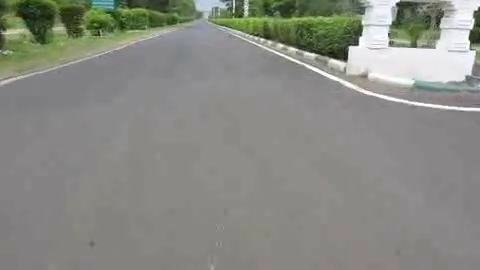
#> input picture frame 105 of data/road3.mp4, 480 x 270 px, given in place of road2.mp4, which was not available
$ python pract.py
#> lines starting #> are read from the running program, lines starting #| are printed output that depends on the picture; after the words box and inside, x2 and y2 are one past the last pixel; in counts of white or black regions, pixels touching at a corner belong together; pictures that were not available may be replaced by others from this repository, and a replacement may not be noted
import cv2
import numpy as np


def initialPreProcess(img):
    # reduce noise and smoothen images and detect edges
    imgGray = cv2.cvtColor(img, cv2.COLOR_BGR2GRAY)
    imgBlur = cv2.GaussianBlur(imgGray, (5, 5), 0)
    # when there is a drastic change in the pixel values
    # then we can say that there is an edge
    imgCanny = cv2.Canny(imgBlur, 50, 150)
    return imgCanny


# [11 lines left out: function regionOfInterest, not called in this run]


def displayLines(img, lines):
    lineImg = np.zeros_like(img)
    if lines is not None:
        for line in lines:
            x1, y1, x2, y2 = line.reshape(4)
            cv2.line(lineImg, (x1, y1), (x2, y2), (255, 0, 0), 10)
    return lineImg


# [29 lines left out: functions makeCoOrdinates, averageSlopeIntercept, not called in this run]


def roadEdgeLiner(image):
    imgEdged = initialPreProcess(laneImg)
    return image


cap = cv2.VideoCapture(r'../data/road2.mp4')
result = cv2.VideoWriter('../results/processedLane1.avi',
                         cv2.VideoWriter_fourcc(*'MJPG'),
                         10, (int(cap.get(3)), int(cap.get(4))))
while True:
    _, img = cap.read()
#> img is the input picture: shape (270, 480, 3); mean B, G, R 131.6, 138.4, 137
    laneImg = np.copy(img)
    imgEdged = initialPreProcess(laneImg)
#> in initialPreProcess, `imgGray = cv2.cvtColor(img, cv2.COLOR_BGR2GRAY)`:
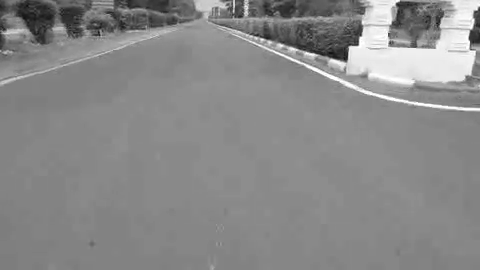
#> imgGray: shape (270, 480); min 16, max 255, mean 137.2
#> in initialPreProcess, `imgCanny = cv2.Canny(imgBlur, 50, 150)`:
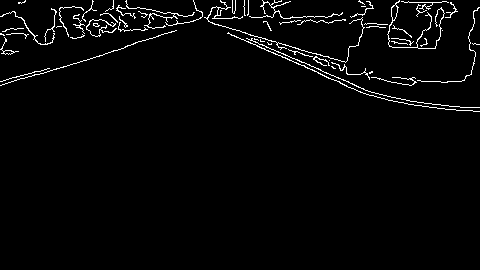
#> imgCanny: shape (270, 480); 2.7% white in thin lines or dots, all inside (x1, y1, x2, y2) = (0, 0, 480, 112)
    # imgROI = regionOfInterest(imgEdged)
    # imgLines = cv2.HoughLinesP(imgROI, 2, np.pi / 180, 100, np.array([]), minLineLength=40, maxLineGap=5)
    imgLines = cv2.HoughLinesP(imgEdged, 2, np.pi / 180, 100, np.array([]), minLineLength=40, maxLineGap=5)
#> imgLines = [[231, 35, 289, 59], [268, 40, 345, 62], [38, 74, 123, 48], [273, 49, 371, 92], [289, 50, 345, 66], [99, 31, 154, 28], [242, 32, 343, 61], [135, 42, 176, 30], [291, 60, 331, 79], [375, 93, 425, 103]]
    # [8 lines of commented-out code are left out]
    imgDrawn = displayLines(laneImg, imgLines)
#> the loop in displayLines, `for line in lines:` made 10 passes
#> after the loop in displayLines, `for line in lines:`:
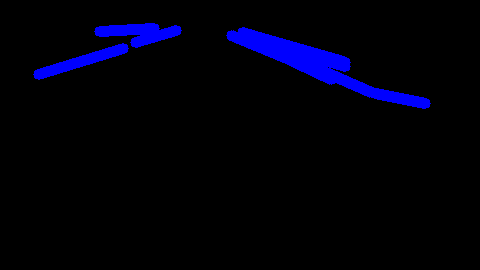
#> lineImg: shape (270, 480, 3); mean of channels 0, 1, 2 12.1, 0, 0; drawn as B, G, R
    imgCombined = cv2.addWeighted(laneImg, 0.8, imgDrawn, 1, 1)
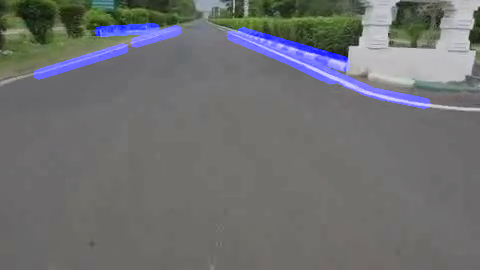
#> imgCombined: shape (270, 480, 3); mean B, G, R 113.1, 111.7, 110.6
    # displaying the lanes drawn on black images to the real image
    cv2.imshow("window", imgCombined)
    result.write(imgCombined)
    if cv2.waitKey(3) & 0xFF == ord('q'):
#> (key q is pressed here)
        break
cap.release()
result.release()
cv2.destroyAllWindows()

# [14 lines of commented-out code are left out]

$ run again, starting later in the video
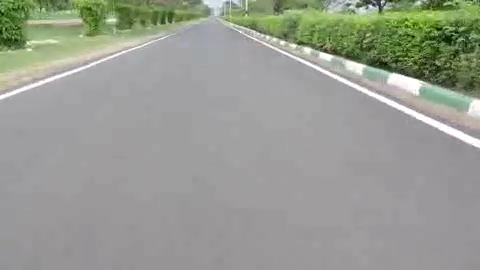
#> input picture frame 473 of data/road3.mp4, 480 x 270 px, given in place of road2.mp4, which was not available
#> img is the input picture: shape (270, 480, 3); mean B, G, R 146.7, 156.1, 152.6
#> in initialPreProcess, `imgCanny = cv2.Canny(imgBlur, 50, 150)`:
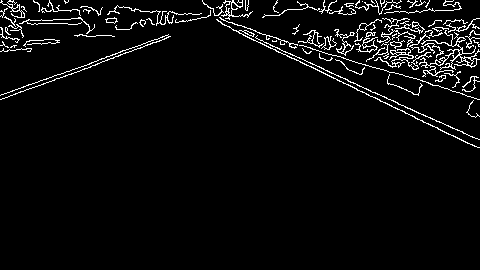
#> imgCanny: shape (270, 480); 4.3% white in thin lines or dots, all inside (x1, y1, x2, y2) = (0, 0, 480, 148)
#> imgLines = 18 rows, first 6: [285, 54, 477, 147], [319, 67, 465, 133], [298, 41, 345, 46], [375, 67, 473, 97], [355, 7, 400, 6], [418, 51, 479, 59]
#> the loop in displayLines, `for line in lines:` made 18 passes
#> `imgCombined = cv2.addWeighted(laneImg, 0.8, imgDrawn, 1, 1)`:
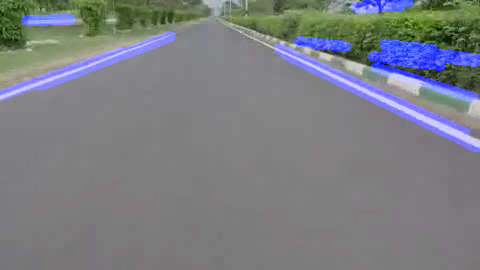
#> imgCombined: shape (270, 480, 3); mean B, G, R 130.4, 125.9, 123

$ run again, starting later in the video
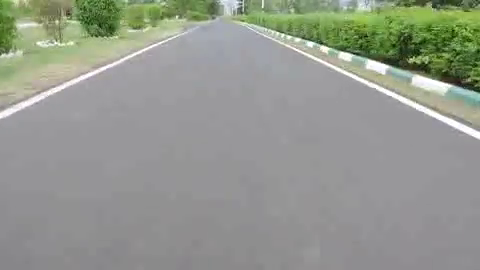
#> input picture frame 841 of data/road3.mp4, 480 x 270 px, given in place of road2.mp4, which was not available
#> img is the input picture: shape (270, 480, 3); mean B, G, R 142.4, 152.2, 147.9
#> in initialPreProcess, `imgCanny = cv2.Canny(imgBlur, 50, 150)`:
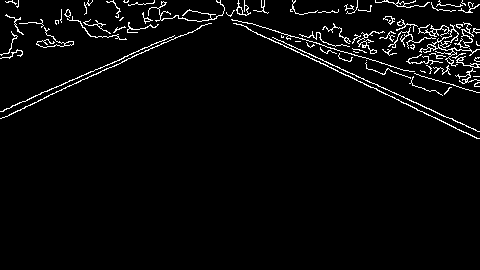
#> imgCanny: shape (270, 480); 3.5% white in thin lines or dots, all inside (x1, y1, x2, y2) = (0, 0, 480, 139)
#> imgLines = [[0, 111, 100, 67], [306, 55, 477, 138], [280, 40, 457, 122], [48, 95, 209, 23], [247, 22, 478, 92], [428, 47, 475, 51], [371, 32, 411, 35], [107, 65, 151, 44]]
#> the loop in displayLines, `for line in lines:` made 8 passes
#> `imgCombined = cv2.addWeighted(laneImg, 0.8, imgDrawn, 1, 1)`:
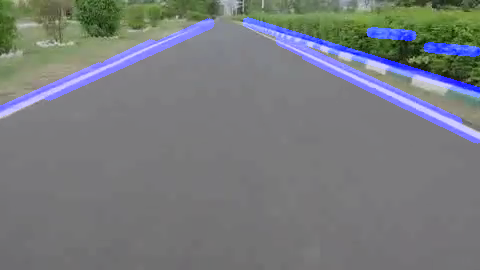
#> imgCombined: shape (270, 480, 3); mean B, G, R 125, 122.7, 119.3
